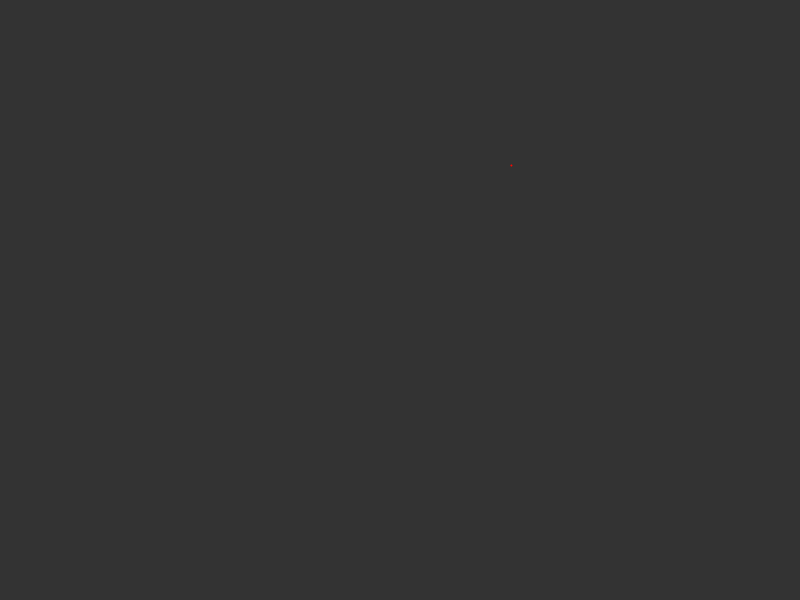
Frame 1 (no input)
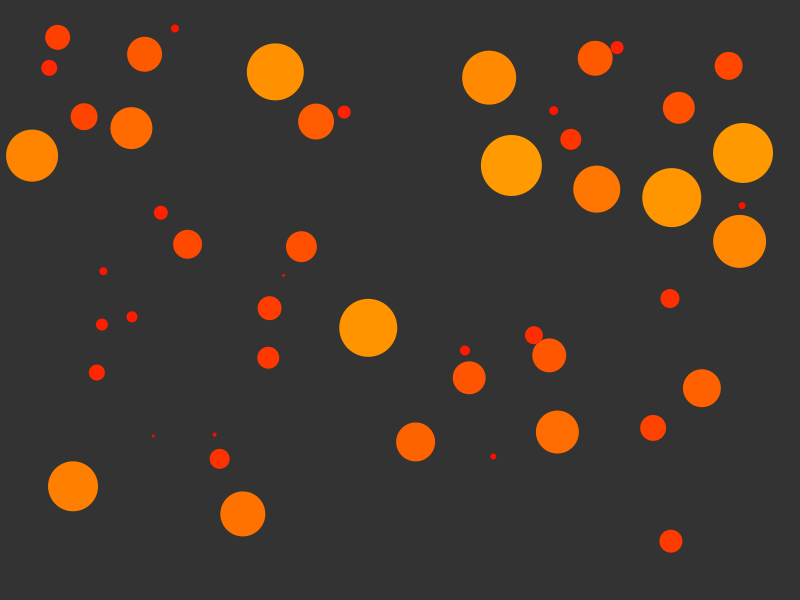
Frame 60 (the mouse pressed at the canvas centre just before this capture)
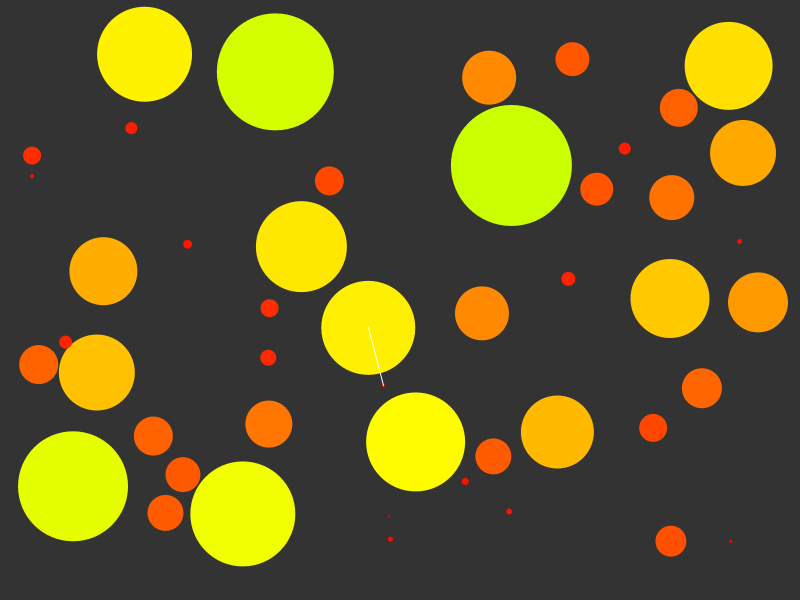
Frame 120 (the mouse held since frame 60 and released just before this capture)

The Processing sketch that drew these frames (run headless with seeded random() and noise(); from frame 60 on, the mouse is pressed at the canvas centre):

// Processing sketch: GrowingDisks
// ── GrowingDisks.pde
// inspired by u/Aarwolf: https://www.reddit.com/r/processing/comments/qx2jh3/rings_are_added_to_circles_placed_randomly_until/

ArrayList<Disk> disks;
int maxNumberOfDisks = 50;

// parameters meant to be changed in draw
float sizeChange;

void setup() {
  size(800, 600);

  disks = new ArrayList<>();
  colorMode(HSB, 360, 100, 100);
}

void draw() {

  sizeChange = 0.50;

  background(0, 0, 20);
  noStroke();

  spawnNewDisk();

  // update and show Disks
  for (Disk d : disks){
    d.show();
    d.update();
  }
  
  // delete all the tiny disks
  for (int i = 0; i < disks.size(); i++) {
    Disk d = disks.get(i);

    if (d.isToSmall()) {
      disks.remove(d);
    }
  }

  // check if a disk hits another disk
  for (int i = 0; i < disks.size(); i++) {
    Disk d = disks.get(i);

    for (int j = i+1; j < disks.size(); j++) {
      d.checkIntersection(disks.get(j));
    }
  }

  // drawing a line from the disk the mouse is hovering above 
  // to its closest disk 
  for (Disk d : disks) {
    if (dist(mouseX, mouseY, d.pos.x, d.pos.y) < d.radius) {
      float lowestDist = MAX_FLOAT;
      Disk closestDisk = null;
      for (Disk otherD : disks) {
        if (d == otherD) {
          continue;
        }

        float distance = dist(d.pos.x, d.pos.y, otherD.pos.x, otherD.pos.y);
        if (distance < lowestDist) {
          lowestDist = distance;
          closestDisk = otherD;
        }
      }

      stroke(0, 0, 100);
      line(d.pos.x, d.pos.y, closestDisk.pos.x, closestDisk.pos.y);

      break;
    }
  }
}

void spawnNewDisk() {
  if (disks.size() < maxNumberOfDisks) {

    float newX = random(20, width - 20);
    float newY = random(20, height - 20);

    for (Disk d : disks) {
      if (d.positionIsInDiskSpace(newX, newY)) {
        return;
      }
    }

    disks.add(new Disk(new PVector(newX, newY)));
  }
}

// ── Disk.pde
public class Disk {

  private PVector pos;
  private float radius;
  private float sizeChangeRate;
  private boolean growing;
  private boolean isToSmall;

  public Disk(PVector pos) {
    this.pos = pos;
    sizeChangeRate = 0.5;
    radius = 1;
    growing = true;
  }

  public void update() {
    if (growing) {
      radius += sizeChangeRate;
    } else {
      radius -= sizeChangeRate;
    }

    if (radius < 1) {
      isToSmall = true;
    } else if (pos.x - radius < 0 || pos.x + radius > width || pos.y - radius < 0 || pos.y + radius > height) {
      startShrink();
    }
  }

  public void checkIntersection(Disk other) {
    float distance = dist(this.pos.x, this.pos.y, other.pos.x, other.pos.y);

    if (distance < this.radius + other.radius) {
      this.startShrink();
      other.startShrink();
    }
  }

  public boolean positionIsInDiskSpace(float newX, float newY) {
    if (dist(this.pos.x, this.pos.y, newX, newY) < radius + 10) {
      return true;
    }

    return false;
  }

  public void show() {
    fill(map(radius, 0, 300, 0, 360), 100, 100);
    circle(pos.x, pos.y, radius*2);
  }

  public boolean isToSmall() {
    return isToSmall;
  }

  public void startShrink() {
    growing = false;
  }
}
